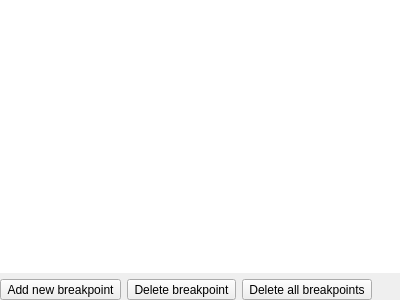
<?xml version="1.0" encoding="UTF-8"?>
<ui version="4.0">
 <class>BreakpointWidget</class>
 <widget class="QDockWidget" name="BreakpointWidget">
  <property name="geometry">
   <rect>
    <x>0</x>
    <y>0</y>
    <width>400</width>
    <height>300</height>
   </rect>
  </property>
  <property name="windowTitle">
   <string notr="true">Breakpoints</string>
  </property>
  <widget class="QWidget" name="dockWidgetContents">
   <layout class="QVBoxLayout" name="verticalLayout">
    <property name="leftMargin">
     <number>0</number>
    </property>
    <property name="topMargin">
     <number>0</number>
    </property>
    <property name="rightMargin">
     <number>0</number>
    </property>
    <property name="bottomMargin">
     <number>0</number>
    </property>
    <item>
     <widget class="QTreeView" name="breakpointTreeView">
      <property name="styleSheet">
       <string notr="true">QTreeView::item
{
    padding-top: 1px;
    padding-bottom: 1px;
}</string>
      </property>
      <property name="frameShape">
       <enum>QFrame::NoFrame</enum>
      </property>
      <property name="lineWidth">
       <number>0</number>
      </property>
      <property name="indentation">
       <number>8</number>
      </property>
      <property name="sortingEnabled">
       <bool>true</bool>
      </property>
     </widget>
    </item>
    <item>
     <layout class="QHBoxLayout" name="hLayout">
       <item>
       <widget class="QToolButton" name="addBreakpoint">
        <property name="text">
         <string>Add new breakpoint</string>
        </property>
       </widget>
      </item>
      <item>
       <widget class="QToolButton" name="delBreakpoint">
        <property name="text">
         <string>Delete breakpoint</string>
        </property>
       </widget>
      </item>
      <item alignment="Qt::AlignLeft">
       <widget class="QToolButton" name="delAllBreakpoints">
        <property name="text">
         <string>Delete all breakpoints</string>
        </property>
       </widget>
      </item>
     </layout>
    </item>
   </layout>
  </widget>
 </widget>
 <resources/>
 <connections/>
</ui>
